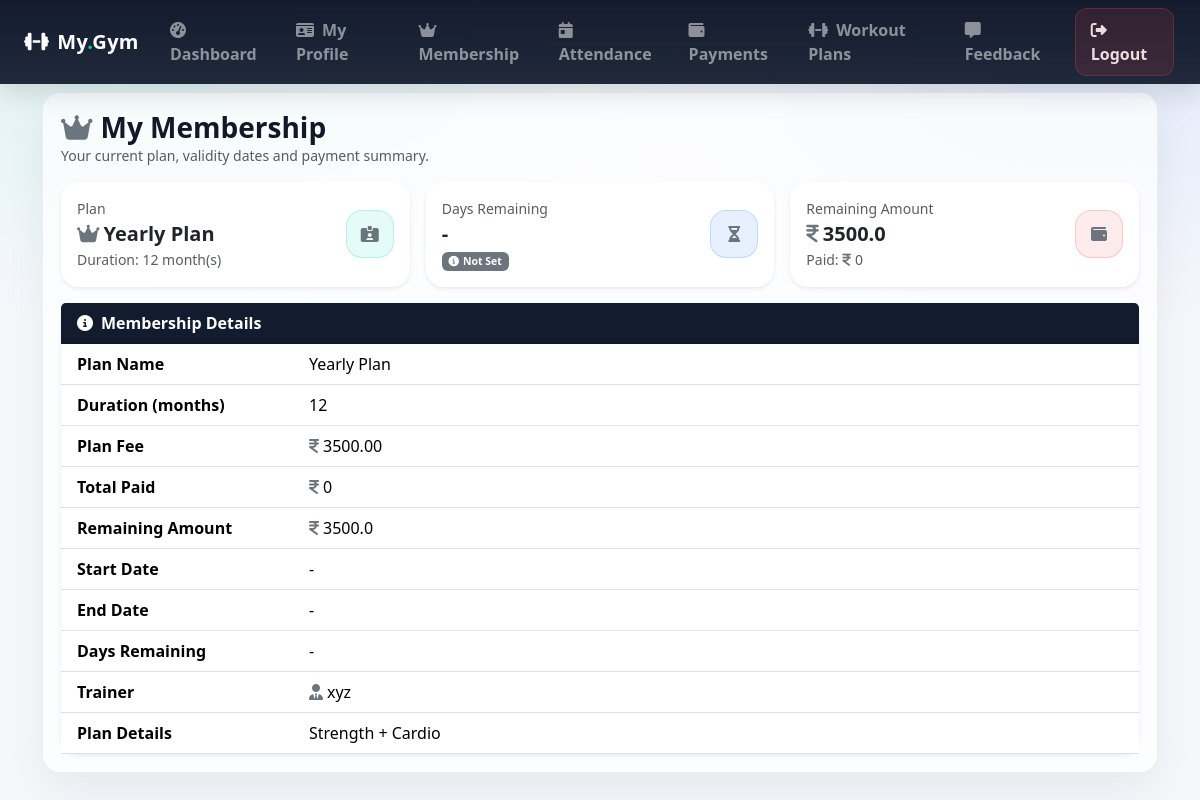
/member-membership/ (signed in), run on the app's committed database.
### gymapp/models.py (models this page shows, shortened)
class MemberProfile(models.Model):
    GENDER_CHOICES = (
        ('MALE', 'Male'),
        ('FEMALE', 'Female'),
        ('OTHER', 'Other'),
    )
    user = models.OneToOneField(
        settings.AUTH_USER_MODEL,
        on_delete=models.CASCADE, # Delete profile if user is deleted
        related_name='member_profile' # Access prlofile via user.member_profile
    )
    full_name = models.CharField(max_length=100, null=True, blank=True)
    mobile = models.BigIntegerField(null=True, blank=True)
    age = models.PositiveIntegerField(null=True, blank=True)
    gender = models.CharField(max_length=10, choices=GENDER_CHOICES, null=True, blank=True)
    address = models.TextField(blank=True)
    join_date = models.DateField(default=timezone.now)
    plan = models.ForeignKey(
        MembershipPlan, on_delete=models.SET_NULL, # If plan is deleted, set to null
        null=True, blank=True,
        related_name='members'  # Access members via plan.members
        )
    trainer = models.ForeignKey(
        Trainer, on_delete=models.SET_NULL, # If trainer is deleted, set to null
        null=True, blank=True,
        related_name='members'  # Access members via trainer.members
        )
    membership_start = models.DateField(null=True, blank=True)
    membership_end = models.DateField(null=True, blank=True)

class MembershipPlan(models.Model):
    name = models.CharField(max_length=100)
    duration_months = models.PositiveIntegerField() #e.g., 1, 3, 6, 12 monts
    fee = models.DecimalField(max_digits=6, decimal_places=2) #e.g., 4549.99
    description = models.TextField(blank=True)

class Trainer(models.Model):
    name = models.CharField(max_length=100)
    mobile = models.BigIntegerField()
    specialization = models.CharField(max_length=200)
    shift_timing = models.CharField(max_length=200)

### gymapp/views.py (the view, shortened to what this page needs)
# urls.py: path('member-membership/', member_membership, name='member_membership'),
@member_required
def member_membership(request):
    member = request.user.member_profile
    days_remaining = None
    total_paid = 0
    remaining = 0
    membership_status = "No Plan"
    if member.plan:
        agg = Payment.objects.filter(
            member=member,
            plan=member.plan,
            status='PAID'
        ).aggregate(total=Sum('amount'))
        total_paid = agg['total'] or 0
        if member.plan.fee:
            remaining = float(member.plan.fee) - float(total_paid)
    context = {
        'member': member,
        'membership_status': membership_status,
        'days_remaining': days_remaining,
        'total_paid': total_paid,
        'remaining': remaining
    }
    return render(request, 'member_membership.html', context)

### gymapp/views.py (called while the page is built)
def member_required(view_func):
    @wraps(view_func)
    def wrapper(request, *args, **kwargs):
        if not request.user.is_authenticated or getattr(request.user, 'role', None) != 'MEMBER':
            messages.error(request, "You must be an admin to access this page.")
            return redirect('member_login')
        return view_func(request, *args, **kwargs)
    return wrapper

### gymapp/templates/member_membership.html (shortened to what this page needs)
{% extends 'base.html' %}
{% block content %}
<div class="d-flex flex-wrap justify-content-between align-items-center gap-2 mb-3">
    <div>
        <h3 class="mb-0 fw-bold">
            <i class="fa-solid fa-crown me-2 text-secondary"></i>My Membership
        </h3>
        <div class="text-muted small">Your current plan, validity dates and payment summary.</div>
    </div>
</div>
{% if member.plan %}
    <div class="row g-3 mb-3">
        <div class="col-12 col-md-4">
            <div class="card border-0 shadow-sm h-100" style="border-radius:18px;">
                <div class="card-body">
                    <div class="d-flex justify-content-between align-items-center">
                        <div>
                            <div class="text-muted small">Plan</div>
                            <div class="fw-bold fs-5">
                                <i class="fa-solid fa-crown me-1 text-secondary"></i>{{ member.plan.name }}
                            </div>
                            <div class="small text-muted">
                                Duration: {{ member.plan.duration_months }} month(s)
                            </div>
                        </div>
                        <div class="d-inline-flex align-items-center justify-content-center"
                             style="width:48px;height:48px;border-radius:16px;background:rgba(0,209,178,.10);border:1px solid rgba(0,209,178,.22);">
                            <i class="fa-solid fa-id-card-clip text-secondary"></i>
                        </div>
                    </div>
                </div>
            </div>
        </div>
        <div class="col-12 col-md-4">
            <div class="card border-0 shadow-sm h-100" style="border-radius:18px;">
                <div class="card-body">
                    <div class="d-flex justify-content-between align-items-center">
                        <div>
                            <div class="text-muted small">Days Remaining</div>
                            <div class="fw-bold fs-5">
                                {% if days_remaining is not None %}
                                    {{ days_remaining }} day(s)
                                {% else %}
                                    -
                                {% endif %}
                            </div>
                            <div class="small">
                                {% if days_remaining is not None %}
                                    {% if days_remaining > 0 %}
                                        <span class="badge text-bg-success">
                                            <i class="fa-solid fa-circle-check me-1"></i>Active
                                        </span>
                                    {% elif days_remaining == 0 %}
                                        <span class="badge text-bg-warning">
                                            <i class="fa-solid fa-triangle-exclamation me-1"></i>Expires Today
                                        </span>
                                    {% else %}
                                        <span class="badge text-bg-danger">
                                            <i class="fa-solid fa-circle-xmark me-1"></i>Expired
                                        </span>
                                    {% endif %}
                                {% else %}
                                    <span class="badge text-bg-secondary">
                                        <i class="fa-solid fa-circle-info me-1"></i>Not Set
                                    </span>
                                {% endif %}
                            </div>
                        </div>
                        <div class="d-inline-flex align-items-center justify-content-center"
                             style="width:48px;height:48px;border-radius:16px;background:rgba(59,130,246,.12);border:1px solid rgba(59,130,246,.22);">
                            <i class="fa-solid fa-hourglass-half text-secondary"></i>
                        </div>
                    </div>
                </div>
            </div>
        </div>
        <div class="col-12 col-md-4">
            <div class="card border-0 shadow-sm h-100" style="border-radius:18px;">
                <div class="card-body">
                    <div class="d-flex justify-content-between align-items-center">
                        <div>
                            <div class="text-muted small">Remaining Amount</div>
                            <div class="fw-bold fs-5">
                                {% if remaining is not None %}
                                    <i class="fa-solid fa-indian-rupee-sign me-1 text-secondary"></i>{{ remaining }}
                                {% else %}
                                    -
                                {% endif %}
                            </div>
                            <div class="small text-muted">
                                Paid: <i class="fa-solid fa-indian-rupee-sign me-1 text-secondary"></i>{{ total_paid }}
                            </div>
                        </div>
                        <div class="d-inline-flex align-items-center justify-content-center"
                             style="width:48px;height:48px;border-radius:16px;background:rgba(239,68,68,.10);border:1px solid rgba(239,68,68,.22);">
                            <i class="fa-solid fa-wallet text-secondary"></i>
                        </div>
                    </div>
                </div>
            </div>
        </div>
    </div>
    <div class="card border-0 shadow-sm" style="border-radius:18px;">
        <div class="card-header" style="background: rgba(15,23,42,.98); color:#fff;">
            <div class="fw-bold">
                <i class="fa-solid fa-circle-info me-2"></i>Membership Details
            </div>
        </div>
        <div class="card-body p-0">
            <div class="table-responsive">
                <table class="table mb-0 align-middle">
                    <tbody>
                        <tr>
                            <th class="ps-3" style="width:240px;">Plan Name</th>
                            <td class="pe-3">{{ member.plan.name }}</td>
                        </tr>
                        <tr>
                            <th class="ps-3">Duration (months)</th>
                            <td class="pe-3">{{ member.plan.duration_months }}</td>
                        </tr>
                        <tr>
                            <th class="ps-3">Plan Fee</th>
                            <td class="pe-3">
                                <i class="fa-solid fa-indian-rupee-sign me-1 text-secondary"></i>{{ member.plan.fee }}
                            </td>
                        </tr>
                        <tr>
                            <th class="ps-3">Total Paid</th>
                            <td class="pe-3">
                                <i class="fa-solid fa-indian-rupee-sign me-1 text-secondary"></i>{{ total_paid }}
                            </td>
                        </tr>
                        <tr>
                            <th class="ps-3">Remaining Amount</th>
                            <td class="pe-3">
                                {% if remaining is not None %}
                                    <i class="fa-solid fa-indian-rupee-sign me-1 text-secondary"></i>{{ remaining }}
                                {% else %}
                                    -
                                {% endif %}
                            </td>
                        </tr>
                        <tr>
                            <th class="ps-3">Start Date</th>
                            <td class="pe-3">
                                {% if member.membership_start %}
                                    <i class="fa-regular fa-calendar me-1 text-secondary"></i>{{ member.membership_start|date:"d M Y" }}
                                {% else %}
                                    -
                                {% endif %}
                            </td>
                        </tr>
                        <tr>
                            <th class="ps-3">End Date</th>
                            <td class="pe-3">
                                {% if member.membership_end %}
                                    <i class="fa-regular fa-calendar me-1 text-secondary"></i>{{ member.membership_end|date:"d M Y" }}
                                {% else %}
                                    -
                                {% endif %}
                            </td>
                        </tr>
                        <tr>
                            <th class="ps-3">Days Remaining</th>
                            <td class="pe-3">
                                {% if days_remaining is not None %}
                                    {{ days_remaining }} day(s)
                                {% else %}
                                    -
                                {% endif %}
                            </td>
                        </tr>
                        <tr>
                            <th class="ps-3">Trainer</th>
                            <td class="pe-3">
                                {% if member.trainer %}
                                    <i class="fa-solid fa-user-tie me-1 text-secondary"></i>{{ member.trainer.name }}
                                {% else %}
                                    <span class="text-muted">Not Assigned</span>
                                {% endif %}
                            </td>
                        </tr>
                        <tr>
                            <th class="ps-3">Plan Details</th>
                            <td class="pe-3">
                                {% if member.plan.description %}
                                    <div style="white-space:pre-line;">{{ member.plan.description }}</div>
                                {% else %}
                                    -
                                {% endif %}
                            </td>
                        </tr>
                    </tbody>
                </table>
            </div>
        </div>
    </div>
{% endif %}
{% endblock %}

### gymapp/templates/base.html (style rules this page uses)
:root { --brand: #00d1b2; --dark-2: #0f172a; --card: #ffffff; --muted: #6b7280; }
body { background: radial-gradient(1200px 600px at 10% 0%, rgba(0, 209, 178, .10), transparent 55%), radial-gradient(900px 450px at 90% 10%, rgba(59, 130, 246, .10), transparent 55%), #f6f7fb; color: #111827; }

### data on the page
MemberProfile: plan.name "Yearly Plan", plan.duration_months "12", plan.fee "3500.00", trainer.name "xyz", plan.description "Strength + Cardio"

### other printed values
{{ remaining }} "3500.0"
{{ total_paid }} "0"
